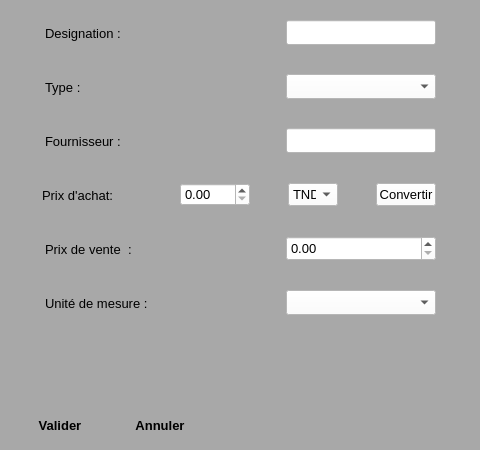
<?xml version="1.0" encoding="UTF-8"?>
<ui version="4.0">
 <class>ajoutArticle</class>
 <widget class="QWidget" name="ajoutArticle">
  <property name="geometry">
   <rect>
    <x>0</x>
    <y>0</y>
    <width>480</width>
    <height>450</height>
   </rect>
  </property>
  <property name="minimumSize">
   <size>
    <width>480</width>
    <height>450</height>
   </size>
  </property>
  <property name="maximumSize">
   <size>
    <width>480</width>
    <height>640</height>
   </size>
  </property>
  <property name="font">
   <font>
    <family>Segoe UI</family>
    <pointsize>10</pointsize>
   </font>
  </property>
  <property name="windowTitle">
   <string>Ajouter un nouveau Article</string>
  </property>
  <property name="windowIcon">
   <iconset>
    <normaloff>D:/Med/Eclipse Travail/TestBD/Add-icon.png</normaloff>D:/Med/Eclipse Travail/TestBD/Add-icon.png</iconset>
  </property>
  <property name="toolTip">
   <string>&lt;html&gt;&lt;head/&gt;&lt;body&gt;&lt;p&gt;&lt;span style=&quot; font-size:10pt;&quot;&gt;Ajouter une nouvelle Etude &lt;/span&gt;&lt;/p&gt;&lt;/body&gt;&lt;/html&gt;</string>
  </property>
  <property name="styleSheet">
   <string notr="true">background-color:rgb(168,168,168)</string>
  </property>
  <widget class="QWidget" name="verticalLayoutWidget">
   <property name="geometry">
    <rect>
     <x>10</x>
     <y>0</y>
     <width>461</width>
     <height>341</height>
    </rect>
   </property>
   <layout class="QVBoxLayout" name="verticalLayout">
    <item>
     <layout class="QHBoxLayout" name="horizontalLayout">
      <item>
       <widget class="QLabel" name="label">
        <property name="minimumSize">
         <size>
          <width>200</width>
          <height>30</height>
         </size>
        </property>
        <property name="maximumSize">
         <size>
          <width>100</width>
          <height>30</height>
         </size>
        </property>
        <property name="font">
         <font>
          <family>Segoe UI</family>
          <pointsize>10</pointsize>
         </font>
        </property>
        <property name="text">
         <string>Designation :</string>
        </property>
       </widget>
      </item>
      <item>
       <widget class="QLineEdit" name="uiDesignation">
        <property name="enabled">
         <bool>true</bool>
        </property>
        <property name="minimumSize">
         <size>
          <width>150</width>
          <height>25</height>
         </size>
        </property>
        <property name="maximumSize">
         <size>
          <width>150</width>
          <height>25</height>
         </size>
        </property>
        <property name="font">
         <font>
          <family>Segoe UI</family>
          <pointsize>10</pointsize>
         </font>
        </property>
        <property name="styleSheet">
         <string notr="true">background-color:rgb(255, 255, 255)</string>
        </property>
       </widget>
      </item>
     </layout>
    </item>
    <item>
     <layout class="QHBoxLayout" name="horizontalLayout_8">
      <item>
       <widget class="QLabel" name="label_8">
        <property name="minimumSize">
         <size>
          <width>200</width>
          <height>30</height>
         </size>
        </property>
        <property name="maximumSize">
         <size>
          <width>100</width>
          <height>30</height>
         </size>
        </property>
        <property name="font">
         <font>
          <family>Segoe UI</family>
          <pointsize>10</pointsize>
         </font>
        </property>
        <property name="text">
         <string>Type :</string>
        </property>
       </widget>
      </item>
      <item>
       <widget class="QComboBox" name="uiType">
        <property name="minimumSize">
         <size>
          <width>150</width>
          <height>25</height>
         </size>
        </property>
        <property name="maximumSize">
         <size>
          <width>150</width>
          <height>25</height>
         </size>
        </property>
        <property name="styleSheet">
         <string notr="true">background-color:rgb(255, 255, 255)</string>
        </property>
       </widget>
      </item>
     </layout>
    </item>
    <item>
     <layout class="QHBoxLayout" name="horizontalLayout_9">
      <item>
       <widget class="QLabel" name="label_10">
        <property name="minimumSize">
         <size>
          <width>200</width>
          <height>30</height>
         </size>
        </property>
        <property name="maximumSize">
         <size>
          <width>100</width>
          <height>30</height>
         </size>
        </property>
        <property name="font">
         <font>
          <family>Segoe UI</family>
          <pointsize>10</pointsize>
         </font>
        </property>
        <property name="text">
         <string>Fournisseur :</string>
        </property>
       </widget>
      </item>
      <item>
       <widget class="QLineEdit" name="uiFournisseur">
        <property name="enabled">
         <bool>true</bool>
        </property>
        <property name="minimumSize">
         <size>
          <width>150</width>
          <height>25</height>
         </size>
        </property>
        <property name="maximumSize">
         <size>
          <width>150</width>
          <height>25</height>
         </size>
        </property>
        <property name="font">
         <font>
          <family>Segoe UI</family>
          <pointsize>10</pointsize>
         </font>
        </property>
        <property name="styleSheet">
         <string notr="true">background-color:rgb(255, 255, 255)</string>
        </property>
       </widget>
      </item>
     </layout>
    </item>
    <item>
     <layout class="QHBoxLayout" name="horizontalLayout_2">
      <item>
       <widget class="QLabel" name="label_2">
        <property name="minimumSize">
         <size>
          <width>100</width>
          <height>30</height>
         </size>
        </property>
        <property name="maximumSize">
         <size>
          <width>40</width>
          <height>30</height>
         </size>
        </property>
        <property name="font">
         <font>
          <family>Segoe UI</family>
          <pointsize>10</pointsize>
         </font>
        </property>
        <property name="text">
         <string>Prix d'achat:</string>
        </property>
       </widget>
      </item>
      <item>
       <widget class="QDoubleSpinBox" name="uiPrixAchat">
        <property name="maximumSize">
         <size>
          <width>70</width>
          <height>16777215</height>
         </size>
        </property>
        <property name="styleSheet">
         <string notr="true">background-color:rgb(255, 255, 255)</string>
        </property>
        <property name="maximum">
         <double>1000000000.000000000000000</double>
        </property>
       </widget>
      </item>
      <item>
       <widget class="QComboBox" name="uiDevise">
        <property name="minimumSize">
         <size>
          <width>50</width>
          <height>0</height>
         </size>
        </property>
        <property name="maximumSize">
         <size>
          <width>50</width>
          <height>16777215</height>
         </size>
        </property>
        <property name="styleSheet">
         <string notr="true">background-color:rgb(255, 255, 255)</string>
        </property>
        <item>
         <property name="text">
          <string>TND</string>
         </property>
        </item>
        <item>
         <property name="text">
          <string>EUR</string>
         </property>
        </item>
        <item>
         <property name="text">
          <string>USD</string>
         </property>
        </item>
        <item>
         <property name="text">
          <string>SEK</string>
         </property>
        </item>
        <item>
         <property name="text">
          <string>LYD</string>
         </property>
        </item>
        <item>
         <property name="text">
          <string>DZD</string>
         </property>
        </item>
        <item>
         <property name="text">
          <string>TRL</string>
         </property>
        </item>
        <item>
         <property name="text">
          <string>SAR</string>
         </property>
        </item>
        <item>
         <property name="text">
          <string>CAD</string>
         </property>
        </item>
       </widget>
      </item>
      <item>
       <widget class="QPushButton" name="pushButton">
        <property name="maximumSize">
         <size>
          <width>60</width>
          <height>16777215</height>
         </size>
        </property>
        <property name="styleSheet">
         <string notr="true">background-color:rgb(255, 255, 255)</string>
        </property>
        <property name="text">
         <string>Convertir</string>
        </property>
       </widget>
      </item>
     </layout>
    </item>
    <item>
     <layout class="QHBoxLayout" name="horizontalLayout_3">
      <item>
       <widget class="QLabel" name="label_3">
        <property name="minimumSize">
         <size>
          <width>200</width>
          <height>30</height>
         </size>
        </property>
        <property name="maximumSize">
         <size>
          <width>40</width>
          <height>30</height>
         </size>
        </property>
        <property name="font">
         <font>
          <family>Segoe UI</family>
          <pointsize>10</pointsize>
         </font>
        </property>
        <property name="text">
         <string>Prix de vente  :</string>
        </property>
       </widget>
      </item>
      <item>
       <widget class="QDoubleSpinBox" name="uiPrixVente">
        <property name="minimumSize">
         <size>
          <width>150</width>
          <height>25</height>
         </size>
        </property>
        <property name="maximumSize">
         <size>
          <width>150</width>
          <height>16777215</height>
         </size>
        </property>
        <property name="styleSheet">
         <string notr="true">background-color:rgb(255, 255, 255)</string>
        </property>
       </widget>
      </item>
     </layout>
    </item>
    <item>
     <layout class="QHBoxLayout" name="horizontalLayout_5">
      <item>
       <widget class="QLabel" name="label_5">
        <property name="minimumSize">
         <size>
          <width>200</width>
          <height>30</height>
         </size>
        </property>
        <property name="maximumSize">
         <size>
          <width>105</width>
          <height>30</height>
         </size>
        </property>
        <property name="font">
         <font>
          <family>Segoe UI</family>
          <pointsize>10</pointsize>
         </font>
        </property>
        <property name="text">
         <string>Unité de mesure :</string>
        </property>
       </widget>
      </item>
      <item>
       <widget class="QComboBox" name="uiUnite">
        <property name="minimumSize">
         <size>
          <width>150</width>
          <height>25</height>
         </size>
        </property>
        <property name="maximumSize">
         <size>
          <width>150</width>
          <height>25</height>
         </size>
        </property>
        <property name="styleSheet">
         <string notr="true">background-color:rgb(255, 255, 255)</string>
        </property>
       </widget>
      </item>
     </layout>
    </item>
   </layout>
  </widget>
  <widget class="QPushButton" name="uiValider">
   <property name="geometry">
    <rect>
     <x>10</x>
     <y>400</y>
     <width>100</width>
     <height>50</height>
    </rect>
   </property>
   <property name="minimumSize">
    <size>
     <width>100</width>
     <height>50</height>
    </size>
   </property>
   <property name="maximumSize">
    <size>
     <width>100</width>
     <height>50</height>
    </size>
   </property>
   <property name="font">
    <font>
     <family>Segoe UI</family>
     <pointsize>10</pointsize>
     <weight>75</weight>
     <bold>true</bold>
    </font>
   </property>
   <property name="styleSheet">
    <string notr="true">border:rgb(255, 255, 255);</string>
   </property>
   <property name="text">
    <string>Valider</string>
   </property>
   <property name="icon">
    <iconset>
     <normaloff>ProjectRessources/ok-icon.png</normaloff>ProjectRessources/ok-icon.png</iconset>
   </property>
   <property name="flat">
    <bool>true</bool>
   </property>
  </widget>
  <widget class="QPushButton" name="uiAnnuler">
   <property name="geometry">
    <rect>
     <x>110</x>
     <y>400</y>
     <width>100</width>
     <height>50</height>
    </rect>
   </property>
   <property name="minimumSize">
    <size>
     <width>100</width>
     <height>25</height>
    </size>
   </property>
   <property name="maximumSize">
    <size>
     <width>100</width>
     <height>50</height>
    </size>
   </property>
   <property name="font">
    <font>
     <family>Segoe UI</family>
     <pointsize>10</pointsize>
     <weight>75</weight>
     <bold>true</bold>
    </font>
   </property>
   <property name="styleSheet">
    <string notr="true">border:rgb(255, 255, 255);
</string>
   </property>
   <property name="text">
    <string>Annuler</string>
   </property>
   <property name="icon">
    <iconset>
     <normaloff>ProjectRessources/cancel-icon2.png</normaloff>ProjectRessources/cancel-icon2.png</iconset>
   </property>
   <property name="flat">
    <bool>true</bool>
   </property>
  </widget>
  <widget class="QLabel" name="uiErreur">
   <property name="enabled">
    <bool>true</bool>
   </property>
   <property name="geometry">
    <rect>
     <x>230</x>
     <y>410</y>
     <width>221</width>
     <height>20</height>
    </rect>
   </property>
   <property name="font">
    <font>
     <family>Segoe UI</family>
     <pointsize>10</pointsize>
    </font>
   </property>
   <property name="mouseTracking">
    <bool>true</bool>
   </property>
   <property name="styleSheet">
    <string notr="true">color:rgb(255, 0, 0);</string>
   </property>
   <property name="locale">
    <locale language="French" country="France"/>
   </property>
   <property name="text">
    <string/>
   </property>
   <property name="alignment">
    <set>Qt::AlignCenter</set>
   </property>
  </widget>
 </widget>
 <resources/>
 <connections/>
</ui>
